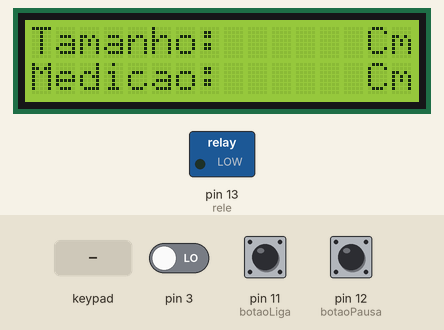
A sketch run on a simulated Arduino Uno, built with avr-gcc and run on an emulated ATmega328P. Parts: 16×2 character LCD, switched loads named in the sketch (green lamp = pin HIGH). The inputs (shaded band) are chosen by the test bench; at power-on: pin 11 (botaoLiga) LOW, pin 3 LOW, pin 12 (botaoPausa) LOW. What the sketch prints to the serial monitor is not drawn.

Above: at 1.2 s.
1.3 s: keypad keys 1 2 3 4 # pressed 0.4 s apart
At 4.1 s:
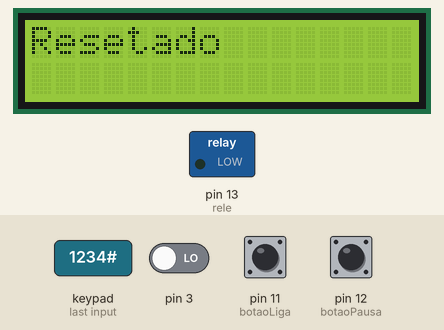
6.3 s: keypad keys 1 3 9 7 * pressed 0.4 s apart
At 6.9 s:
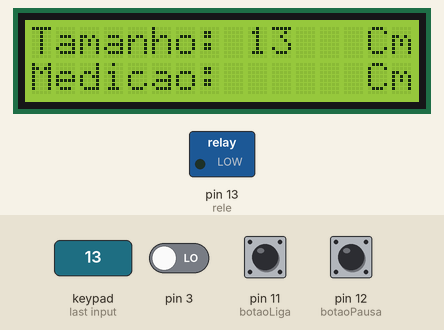
9.8 s: key '2' pressed
At 10.1 s:
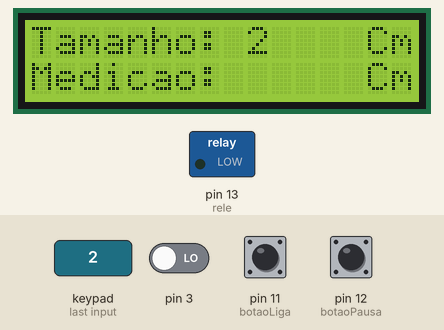
11.3 s: pin 11 (botaoLiga) pulled HIGH for 0.15 s
At 12.2 s:
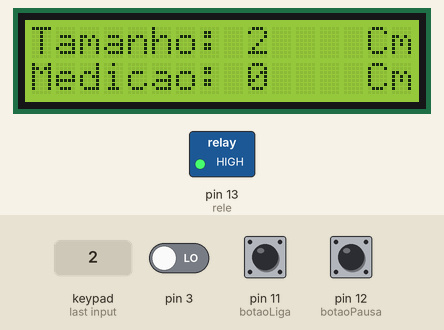
12.9 s: key '#' pressed
At 13.6 s:
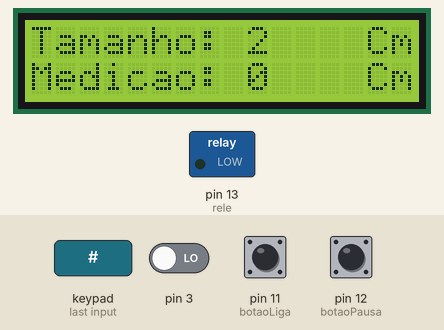
14.4 s: pin 11 (botaoLiga) pulled HIGH for 1 s
At 15.8 s:
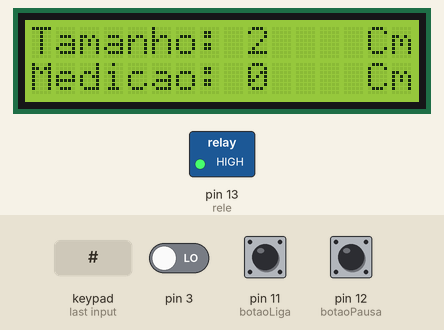
Timing chart, 0 to 17.4 s (numbered marks = the images above; inputs shaded):
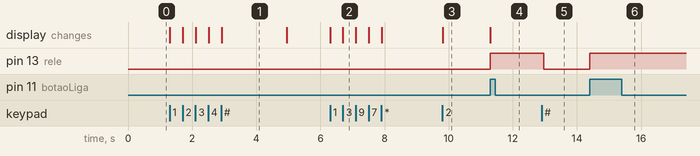

Measured:
- after the input at 1.3 s, the display: first changes at once (image 1 shows a later state)
- after the input at 6.3 s, the display: first changes at once (image 2 shows a later state)
- after the input at 9.8 s, the display: changes at once (image 3)
- after the input at 11.3 s, pin 13 (rele): LOW → HIGH at once; the display: changes at once (image 4)
- after the input at 12.9 s, pin 13 (rele): HIGH → LOW after 0.07 s
- after the input at 14.4 s, pin 13 (rele): LOW → HIGH at once
- what the display in image 1 shows lasts 2.1 s, from 2.9 s to 5.0 s

The sketch:

Contador_Metrico.ino
```cpp
#include <Keypad.h>  // Biblioteca do Teclado
#include <Wire.h>  // Biblioteca LCD
#include <LiquidCrystal_I2C.h>  // Biblioteca LCD

# define rele 13  // Relé conectada ao pino 13 do arduino

LiquidCrystal_I2C lcd(0x27, 16, 2);  // lcd(Endereço I2C, Colunas, Linhas)

  // Variáveis
// Definindo pinos de linhas e colunas conectadas no arduino
byte pinosLinhas[ ]  = {4,5,6,7};
byte pinosColunas[ ] = {10,9,8};

// Matriz responsavel pela impressão no lcd
char teclas[4][3] = {{'1','2','3'},
                     {'4','5','6'},
                     {'7','8','9'},
                     {'*','0','#'}};

Keypad teclado1 = Keypad( makeKeymap(teclas), pinosLinhas, pinosColunas, 4, 3);

// Sensor de Contagem
volatile int cont = 0;  // Contagem de furos do disco encoder

// Botão Liga
const int botaoLiga = 11;  // Botão conectado ao pino 11 do arduino
int statusDoBotaoLiga = 0;

// Botão Pausa
const int botaoPausa = 12;  // Botão conectado ao pino 12 do arduino
int statusDoBotaoPausa = 0;

// Variáveis gerais
int valorPedido = 0;  // Armazena o valor informado pelo usuário
float centimetrosPorCont = 0.5;  // Alterar para o valor em centímetros que seu motor faz por volta ***********
int qtdEncoder = 0;  // Armazena a quantidade de voltas que o motor terá que dar para satisfazer o pedido do usuário
int valorAtual = 0;  // Monitora a distância já percorrida
static String valorConfigurado = "";
int contAux = 0;

// Variáveis de controle para o Monitor serial
int i = 0;
int p = 0;

void setup(){
    pinMode(rele, OUTPUT);
    pinMode(3, INPUT);
    pinMode(botaoLiga, INPUT);
    pinMode(botaoPausa, INPUT);
        attachInterrupt(digitalPinToInterrupt(3), interrupcao, CHANGE);
    lcd.init();  // Inicializa o lcd
    lcd.backlight();  // Liga a Luz de Fundo
    lcd.print("Tamanho:      Cm");
    lcd.setCursor(0, 1);
    lcd.print("Medicao:      Cm");
        Serial.begin(9600);  // Inicia a Serial
        Serial.println("Sistema iniciado");
        Serial.println();
}

void loop(){
  statusDoBotaoLiga = digitalRead(botaoLiga);
  if(statusDoBotaoLiga == HIGH){  // Se o botão iniciar for apertado
     Serial.println("Botão iniciar pressionado");
     if(valorPedido != 0){
      cont = contAux;
     for(cont; cont <= qtdEncoder;){
         statusDoBotaoPausa = digitalRead(botaoPausa);
         char tecla_pressionada = teclado1.getKey();

         if(tecla_pressionada == '#'){
            Serial.println("Botão resetar pressionado, para resetar pressione novamente");
            Serial.println("Caso queira continuar aperte em iniciar");
            Serial.println("- Relé desligada");
            Serial.println();
            return;
            }
         if(statusDoBotaoPausa == HIGH){  // Se o botão pausar for pressionado
            Serial.println("Botão pause pressionado");
            Serial.println("- Relé desligada");
            Serial.println();
            return;
           }

         digitalWrite(rele, HIGH);  // Liga relé
         valorAtual = cont * centimetrosPorCont;  // Inicia/atualiza a variável de controle
         lcd.setCursor(9, 1);
         lcd.print(valorAtual);  // Mostra no Lcd

         for(i; i < 1; i++){ // Imprime apenas uma vez na Serial
             Serial.println("Relé iniciada");
             Serial.println();
            }
                contAux = cont;
         }
     digitalWrite(rele, LOW);  // Desliga relé
     lcd.clear();
     lcd.print("Finalizado");
     delay(2000);
     completo();  // Reinicia parcialmente o sistema, não reseta as variáveis de controle dos valores informados pelo usuário
     Serial.println("- Relé desligada");
     Serial.println("Finalizado");
     Serial.println(); Serial.println();
    }
  }
  else{
      digitalWrite(rele, LOW);  // Caso o botão iniciar não seja apertado a relé permanece desligada
     }

  char tecla_pressionada = teclado1.getKey();  // Localiza a tecla pressionada e adiciona em uma variável
  if(tecla_pressionada){
     if(tecla_pressionada != '*' && tecla_pressionada != '#'){  // Coleta os valores informados pelo Usuário
        if(valorConfigurado.length() < 5){
          valorConfigurado += tecla_pressionada;
        }
        lcd.setCursor(9, 0);
        lcd.print(valorConfigurado);
        valorPedido = valorConfigurado.toInt();
        qtdEncoder = valorPedido / centimetrosPorCont;  // Inicia variáveis de controle
       }
        for(p; p < 1; p++){  // Imprime apenas uma vez na Serial
            Serial.println("O usuário indicou um valor");
          }
     if(tecla_pressionada == '*'){  // Limpa o valor informado pelo Usuário
        Serial.println("Valor indicado pelo usuário resetado");
        Serial.println();
        p = 0;  // reseta a variável responsável pelo controle de uma informação no serial monitor
        valorConfigurado = "";
        valorPedido = 0;
        qtdEncoder = 0;
        lcd.setCursor(0, 0);
        lcd.print("Tamanho:      Cm");
       }
     if(tecla_pressionada == '#'){
        Serial.println("Sistema resetado");
        cont = qtdEncoder + 1;
        digitalWrite(rele, LOW);
        resetar();
        completo();
      }
   }
}

void interrupcao (){  // Função responsável pelo controle do motor usando o encoder e o Sensor de Contagem
    cont++;
}

void resetar(){  // Função responsável por resetar as variáveis de contrle do sistema
  valorConfigurado = "";
  valorPedido = 0;
  qtdEncoder = 0;
  lcd.clear();
  lcd.print("Resetado");
  delay(1000);
  cont = 0;
}

void completo(){  // Função responsável por reiniciar parcialmente o sistema, não reseta as variáveis de controle dos valores informados pelo usuário
  i = 0;
  p = 0;
  cont = 0;
  contAux = 0;
  valorAtual = 0;
  delay(1000);
  lcd.clear();
  lcd.print("Tamanho:      Cm");
  lcd.setCursor(0, 1);
  lcd.print("Medicao:      Cm");
  lcd.setCursor(9,0);
  lcd.print(valorConfigurado);
}
```
